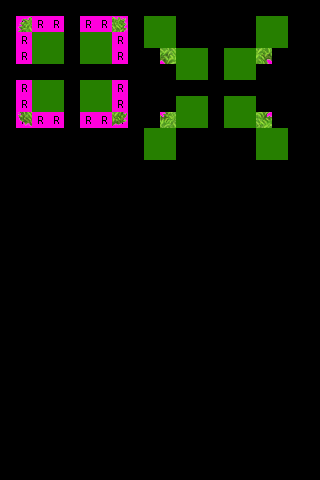

This game map was drawn from its Tiled (.tmx) file and the tilesets committed beside it. A one-line description and the full map source follow:
An orthogonal 20x30 tile map with 16x16 px tiles, 3 tile layers (regions, input_set, output_under2 grass), 2 tilesets.

<map version="1.0" orientation="orthogonal" renderorder="right-down" width="20" height="30" tilewidth="16" tileheight="16" nextobjectid="6">
 <properties>
  <property name="NoOverlappingRules" value="true" />
 </properties>
 <tileset firstgid="1" name="ruleset" tilewidth="16" tileheight="16" tilecount="60" columns="10">
  <image source="../tilesets/ruleset.png" width="160" height="96" />
 </tileset>
 <tileset firstgid="61" name="outside_a2" tilewidth="16" tileheight="16" tilecount="768" columns="32">
  <image source="../tilesets/outside_a2.png" width="512" height="384" />
 </tileset>
 <layer name="regions" width="20" height="30">
  <data encoding="csv">
0,0,0,0,0,0,0,0,0,0,0,0,0,0,0,0,0,0,0,0,
0,1,1,1,0,1,1,1,0,1,1,0,0,0,0,0,1,1,0,0,
0,1,1,1,0,1,1,1,0,1,1,0,0,0,0,0,1,1,0,0,
0,1,1,1,0,1,1,1,0,0,1,1,1,0,1,1,1,0,0,0,
0,0,0,0,0,0,0,0,0,0,0,1,1,0,1,1,0,0,0,0,
0,1,1,1,0,1,1,1,0,0,0,0,0,0,0,0,0,0,0,0,
0,1,1,1,0,1,1,1,0,0,0,1,1,0,1,1,0,0,0,0,
0,1,1,1,0,1,1,1,0,0,1,1,1,0,1,1,1,0,0,0,
0,0,0,0,0,0,0,0,0,1,1,0,0,0,0,0,1,1,0,0,
0,0,0,0,0,0,0,0,0,1,1,0,0,0,0,0,1,1,0,0,
0,0,0,0,0,0,0,0,0,0,0,0,0,0,0,0,0,0,0,0,
0,0,0,0,0,0,0,0,0,0,0,0,0,0,0,0,0,0,0,0,
0,0,0,0,0,0,0,0,0,0,0,0,0,0,0,0,0,0,0,0,
0,0,0,0,0,0,0,0,0,0,0,0,0,0,0,0,0,0,0,0,
0,0,0,0,0,0,0,0,0,0,0,0,0,0,0,0,0,0,0,0,
0,0,0,0,0,0,0,0,0,0,0,0,0,0,0,0,0,0,0,0,
0,0,0,0,0,0,0,0,0,0,0,0,0,0,0,0,0,0,0,0,
0,0,0,0,0,0,0,0,0,0,0,0,0,0,0,0,0,0,0,0,
0,0,0,0,0,0,0,0,0,0,0,0,0,0,0,0,0,0,0,0,
0,0,0,0,0,0,0,0,0,0,0,0,0,0,0,0,0,0,0,0,
0,0,0,0,0,0,0,0,0,0,0,0,0,0,0,0,0,0,0,0,
0,0,0,0,0,0,0,0,0,0,0,0,0,0,0,0,0,0,0,0,
0,0,0,0,0,0,0,0,0,0,0,0,0,0,0,0,0,0,0,0,
0,0,0,0,0,0,0,0,0,0,0,0,0,0,0,0,0,0,0,0,
0,0,0,0,0,0,0,0,0,0,0,0,0,0,0,0,0,0,0,0,
0,0,0,0,0,0,0,0,0,0,0,0,0,0,0,0,0,0,0,0,
0,0,0,0,0,0,0,0,0,0,0,0,0,0,0,0,0,0,0,0,
0,0,0,0,0,0,0,0,0,0,0,0,0,0,0,0,0,0,0,0,
0,0,0,0,0,0,0,0,0,0,0,0,0,0,0,0,0,0,0,0,
0,0,0,0,0,0,0,0,0,0,0,0,0,0,0,0,0,0,0,0
</data>
 </layer>
 <layer name="input_set" width="20" height="30">
  <data encoding="csv">
0,0,0,0,0,0,0,0,0,0,0,0,0,0,0,0,0,0,0,0,
0,0,0,0,0,0,0,0,0,23,23,0,0,0,0,0,23,23,0,0,
0,0,23,23,0,23,23,0,0,23,23,0,0,0,0,0,23,23,0,0,
0,0,23,23,0,23,23,0,0,0,0,23,23,0,23,23,0,0,0,0,
0,0,0,0,0,0,0,0,0,0,0,23,23,0,23,23,0,0,0,0,
0,0,23,23,0,23,23,0,0,0,0,0,0,0,0,0,0,0,0,0,
0,0,23,23,0,23,23,0,0,0,0,23,23,0,23,23,0,0,0,0,
0,0,0,0,0,0,0,0,0,0,0,23,23,0,23,23,0,0,0,0,
0,0,0,0,0,0,0,0,0,23,23,0,0,0,0,0,23,23,0,0,
0,0,0,0,0,0,0,0,0,23,23,0,0,0,0,0,23,23,0,0,
0,0,0,0,0,0,0,0,0,0,0,0,0,0,0,0,0,0,0,0,
0,0,0,0,0,0,0,0,0,0,0,0,0,0,0,0,0,0,0,0,
0,0,0,0,0,0,0,0,0,0,0,0,0,0,0,0,0,0,0,0,
0,0,0,0,0,0,0,0,0,0,0,0,0,0,0,0,0,0,0,0,
0,0,0,0,0,0,0,0,0,0,0,0,0,0,0,0,0,0,0,0,
0,0,0,0,0,0,0,0,0,0,0,0,0,0,0,0,0,0,0,0,
0,0,0,0,0,0,0,0,0,0,0,0,0,0,0,0,0,0,0,0,
0,0,0,0,0,0,0,0,0,0,0,0,0,0,0,0,0,0,0,0,
0,0,0,0,0,0,0,0,0,0,0,0,0,0,0,0,0,0,0,0,
0,0,0,0,0,0,0,0,0,0,0,0,0,0,0,0,0,0,0,0,
0,0,0,0,0,0,0,0,0,0,0,0,0,0,0,0,0,0,0,0,
0,0,0,0,0,0,0,0,0,0,0,0,0,0,0,0,0,0,0,0,
0,0,0,0,0,0,0,0,0,0,0,0,0,0,0,0,0,0,0,0,
0,0,0,0,0,0,0,0,0,0,0,0,0,0,0,0,0,0,0,0,
0,0,0,0,0,0,0,0,0,0,0,0,0,0,0,0,0,0,0,0,
0,0,0,0,0,0,0,0,0,0,0,0,0,0,0,0,0,0,0,0,
0,0,0,0,0,0,0,0,0,0,0,0,0,0,0,0,0,0,0,0,
0,0,0,0,0,0,0,0,0,0,0,0,0,0,0,0,0,0,0,0,
0,0,0,0,0,0,0,0,0,0,0,0,0,0,0,0,0,0,0,0,
0,0,0,0,0,0,0,0,0,0,0,0,0,0,0,0,0,0,0,0
</data>
 </layer>
 <layer name="output_under2 grass" width="20" height="30">
  <data encoding="csv">
0,0,0,0,0,0,0,0,0,0,0,0,0,0,0,0,0,0,0,0,
0,141,0,0,0,0,0,144,0,0,0,0,0,0,0,0,0,0,0,0,
0,0,0,0,0,0,0,0,0,0,0,0,0,0,0,0,0,0,0,0,
0,0,0,0,0,0,0,0,0,0,111,0,0,0,0,0,112,0,0,0,
0,0,0,0,0,0,0,0,0,0,0,0,0,0,0,0,0,0,0,0,
0,0,0,0,0,0,0,0,0,0,0,0,0,0,0,0,0,0,0,0,
0,0,0,0,0,0,0,0,0,0,0,0,0,0,0,0,0,0,0,0,
0,237,0,0,0,0,0,240,0,0,79,0,0,0,0,0,80,0,0,0,
0,0,0,0,0,0,0,0,0,0,0,0,0,0,0,0,0,0,0,0,
0,0,0,0,0,0,0,0,0,0,0,0,0,0,0,0,0,0,0,0,
0,0,0,0,0,0,0,0,0,0,0,0,0,0,0,0,0,0,0,0,
0,0,0,0,0,0,0,0,0,0,0,0,0,0,0,0,0,0,0,0,
0,0,0,0,0,0,0,0,0,0,0,0,0,0,0,0,0,0,0,0,
0,0,0,0,0,0,0,0,0,0,0,0,0,0,0,0,0,0,0,0,
0,0,0,0,0,0,0,0,0,0,0,0,0,0,0,0,0,0,0,0,
0,0,0,0,0,0,0,0,0,0,0,0,0,0,0,0,0,0,0,0,
0,0,0,0,0,0,0,0,0,0,0,0,0,0,0,0,0,0,0,0,
0,0,0,0,0,0,0,0,0,0,0,0,0,0,0,0,0,0,0,0,
0,0,0,0,0,0,0,0,0,0,0,0,0,0,0,0,0,0,0,0,
0,0,0,0,0,0,0,0,0,0,0,0,0,0,0,0,0,0,0,0,
0,0,0,0,0,0,0,0,0,0,0,0,0,0,0,0,0,0,0,0,
0,0,0,0,0,0,0,0,0,0,0,0,0,0,0,0,0,0,0,0,
0,0,0,0,0,0,0,0,0,0,0,0,0,0,0,0,0,0,0,0,
0,0,0,0,0,0,0,0,0,0,0,0,0,0,0,0,0,0,0,0,
0,0,0,0,0,0,0,0,0,0,0,0,0,0,0,0,0,0,0,0,
0,0,0,0,0,0,0,0,0,0,0,0,0,0,0,0,0,0,0,0,
0,0,0,0,0,0,0,0,0,0,0,0,0,0,0,0,0,0,0,0,
0,0,0,0,0,0,0,0,0,0,0,0,0,0,0,0,0,0,0,0,
0,0,0,0,0,0,0,0,0,0,0,0,0,0,0,0,0,0,0,0,
0,0,0,0,0,0,0,0,0,0,0,0,0,0,0,0,0,0,0,0
</data>
 </layer>
</map>
